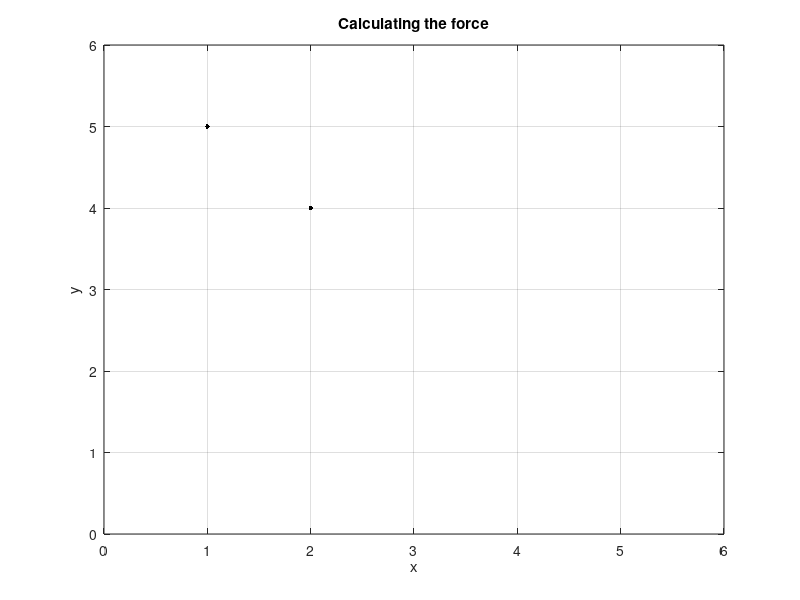

The MATLAB source for this figure:
%%%%%%%%%%%%%%%%%%%%%%%%%%%%%%%%%%%%%%%%%%%%%%%%%%%%%%%%%%%%%%%%%
% Calculating the force between 2 particles                     %
%                                                               %
% by Zoe Cras                                                   %
%                                                               %
% 9/3/2016                                                      %
%                                                               %               
% Example 9.2 Computational Physics, 2nd Edition, N, K Giordano %
%                                                               %
%%%%%%%%%%%%%%%%%%%%%%%%%%%%%%%%%%%%%%%%%%%%%%%%%%%%%%%%%%%%%%%%
%set x1,x2,y1,y2, m
x1 = 1;
y1 = 5;
x2 = 2;
y2 = 4;
m = 1;

% plotting x1,x2,y1,y2
plot([x1,x2],[y1,y2],'k.', 'MarkerSize', 10);
%turn grid on
grid on
%set the axis - change this later
axis([0 6 0 6]);
%Name the graph
title('Calculating the force')
xlabel('x')%xaxis label
ylabel('y')%yaxis label
%force (x1,y1,x2,y2)
    
%calculate distance between two particles
r21 = sqrt((x2-x1)^2 + (y2 - y1)^2)

%calculate the angle 021
a = (y2 - y1)/(x1-y1);
theta21 = atan(a)


%calculate the force

f21 = 24.*((2/r21^13)-(1/r21^7))

%calculate acceleration of particle 1 on 2
a1x = (1 * f21)*cos(theta21)
a1y = (1/m * f21)*sin(theta21)


    

